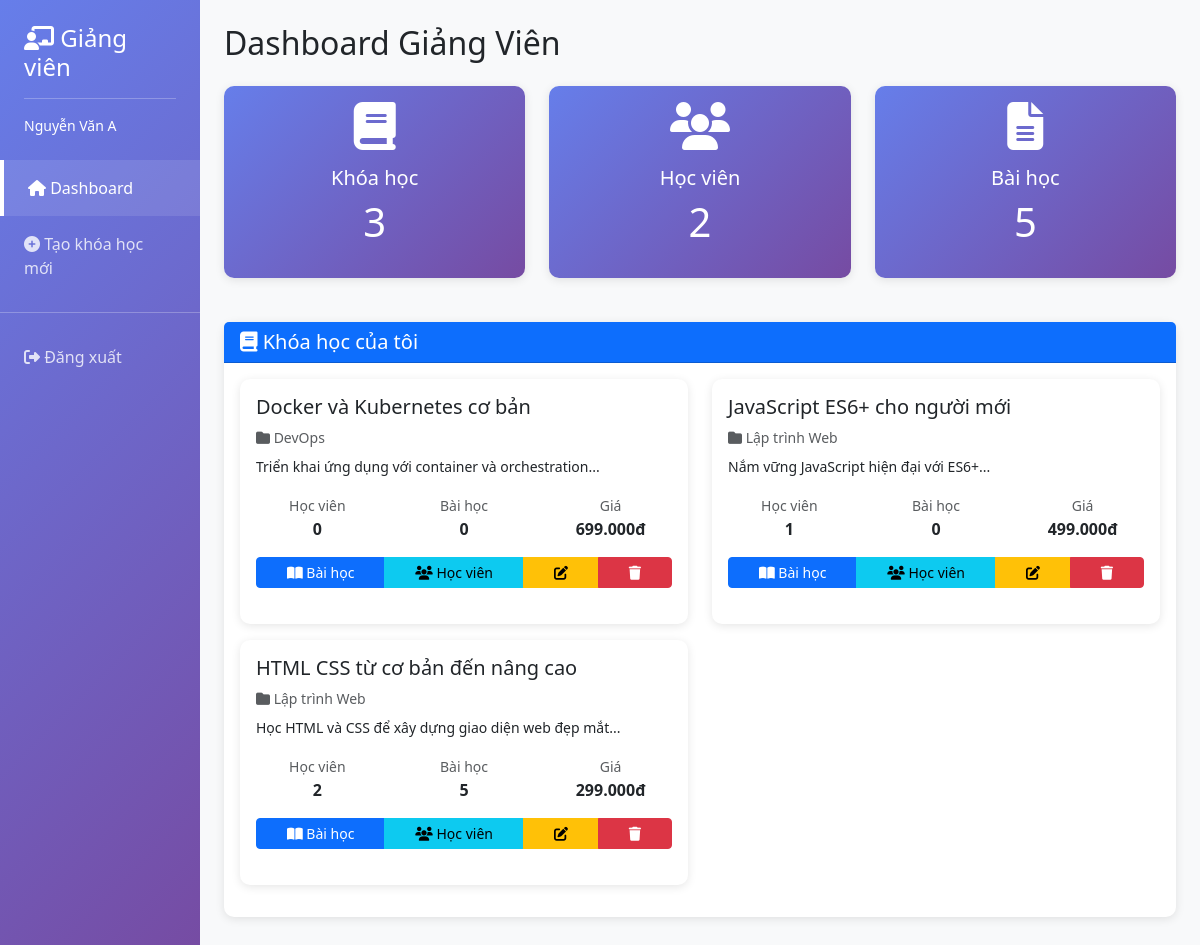
/controllers/TeacherController.php (signed in), run on the app's committed database.
### tables this page shows
CREATE TABLE courses
    (
        id             INT PRIMARY KEY AUTO_INCREMENT,
        title          VARCHAR(255) NOT NULL,
        description    TEXT,
        instructor_id  INT          NOT NULL,
        category_id    INT          NOT NULL,
        price          DECIMAL(10, 2) DEFAULT 0.00,
        duration_weeks INT,
        level          VARCHAR(50),
        image VARCHAR(255),
        created_at     DATETIME       DEFAULT CURRENT_TIMESTAMP,
        updated_at     DATETIME       DEFAULT CURRENT_TIMESTAMP ON UPDATE CURRENT_TIMESTAMP,
        FOREIGN KEY (instructor_id) REFERENCES users (id) ON DELETE CASCADE,
        FOREIGN KEY (category_id) REFERENCES categories (id) ON DELETE CASCADE
    );

CREATE TABLE categories
    (
        id          INT PRIMARY KEY AUTO_INCREMENT,
        name        VARCHAR(255) NOT NULL,
        description TEXT,
        created_at  DATETIME DEFAULT CURRENT_TIMESTAMP
    );

### views/teacher/dashboard.php (the view, shortened to what this page needs)
<!DOCTYPE html>
<html lang="vi">
<head>
    <link href="https://cdn.jsdelivr.net/npm/bootstrap@5.3.0/dist/css/bootstrap.min.css" rel="stylesheet">
    <link href="https://cdnjs.cloudflare.com/ajax/libs/font-awesome/6.4.0/css/all.min.css" rel="stylesheet">
</head>
<body>
<div class="container-fluid">
    <div class="row">
        <div class="col-md-2 sidebar p-0">
            <div class="p-4">
                <h4><i class="fas fa-chalkboard-teacher"></i> Giảng viên</h4>
                <hr class="bg-white">
                <p class="small mb-0"><?= htmlspecialchars($teacher_name) ?></p>
            </div>
            <nav class="nav flex-column">
                <a class="nav-link active" href="<?= BASE_URL ?>controllers/TeacherController.php">
                    <i class="fas fa-home"></i> Dashboard
                </a>
                <a class="nav-link" href="<?= BASE_URL ?>controllers/TeacherController.php?action=create_course">
                    <i class="fas fa-plus-circle"></i> Tạo khóa học mới
                </a>
                <hr class="bg-white">
                <a class="nav-link" href="<?= BASE_URL ?>">
                    <i class="fas fa-sign-out-alt"></i> Đăng xuất
                </a>
            </nav>
        </div>
        <div class="col-md-10 p-4">
            <h2 class="mb-4">Dashboard Giảng Viên</h2>
            <div class="row mb-4">
                <div class="col-md-4">
                    <div class="card stat-card">
                        <div class="card-body text-center">
                            <i class="fas fa-book fa-3x mb-3"></i>
                            <h5>Khóa học</h5>
                            <p class="display-4"><?= $stats['total_courses'] ?? 0 ?></p>
                        </div>
                    </div>
                </div>
                <div class="col-md-4">
                    <div class="card stat-card">
                        <div class="card-body text-center">
                            <i class="fas fa-users fa-3x mb-3"></i>
                            <h5>Học viên</h5>
                            <p class="display-4"><?= $stats['total_students'] ?? 0 ?></p>
                        </div>
                    </div>
                </div>
                <div class="col-md-4">
                    <div class="card stat-card">
                        <div class="card-body text-center">
                            <i class="fas fa-file-alt fa-3x mb-3"></i>
                            <h5>Bài học</h5>
                            <p class="display-4"><?= $stats['total_lessons'] ?? 0 ?></p>
                        </div>
                    </div>
                </div>
            </div>
            <div class="card">
                <div class="card-header bg-primary text-white">
                    <h5 class="mb-0"><i class="fas fa-book"></i> Khóa học của tôi</h5>
                </div>
                <div class="card-body">
                    <?php if (empty($my_courses)): ?>
                        <div class="text-center py-5">
                            <i class="fas fa-inbox fa-4x text-muted mb-3"></i>
                            <p class="text-muted">Bạn chưa có khóa học nào. Hãy tạo khóa học đầu tiên!</p>
                            <a href="<?= BASE_URL ?>controllers/TeacherController.php?action=create_course" class="btn btn-primary">
                                <i class="fas fa-plus"></i> Tạo khóa học mới
                            </a>
                        </div>
                    <?php else: ?>
                        <div class="row">
                            <?php foreach ($my_courses as $course): ?>
                            <div class="col-md-6 mb-3">
                                <div class="card course-card h-100">
                                    <div class="card-body">
                                        <h5 class="card-title"><?= htmlspecialchars($course['title']) ?></h5>
                                        <p class="text-muted small mb-2">
                                            <i class="fas fa-folder"></i> <?= htmlspecialchars($course['category_name']) ?>
                                        </p>
                                        <p class="card-text small"><?= substr(htmlspecialchars($course['description']), 0, 100) ?>...</p>
                                        <div class="row text-center mb-3">
                                            <div class="col-4">
                                                <small class="text-muted">Học viên</small>
                                                <p class="mb-0 fw-bold"><?= $course['student_count'] ?></p>
                                            </div>
                                            <div class="col-4">
                                                <small class="text-muted">Bài học</small>
                                                <p class="mb-0 fw-bold"><?= $course['lesson_count'] ?></p>
                                            </div>
                                            <div class="col-4">
                                                <small class="text-muted">Giá</small>
                                                <p class="mb-0 fw-bold"><?= number_format($course['price'], 0, ',', '.') ?>đ</p>
                                            </div>
                                        </div>
                                        <div class="btn-group w-100" role="group">
                                            <a href="<?= BASE_URL ?>controllers/TeacherController.php?action=manage_lessons&course_id=<?= $course['id'] ?>"
                                               class="btn btn-sm btn-primary">
                                                <i class="fas fa-book-open"></i> Bài học
                                            </a>
                                            <a href="<?= BASE_URL ?>controllers/TeacherController.php?action=view_students&course_id=<?= $course['id'] ?>"
                                               class="btn btn-sm btn-info">
                                                <i class="fas fa-users"></i> Học viên
                                            </a>
                                            <a href="<?= BASE_URL ?>controllers/TeacherController.php?action=edit_course&id=<?= $course['id'] ?>"
                                               class="btn btn-sm btn-warning">
                                                <i class="fas fa-edit"></i>
                                            </a>
                                            <button onclick="deleteCourse(<?= $course['id'] ?>)" class="btn btn-sm btn-danger">
                                                <i class="fas fa-trash"></i>
                                            </button>
                                        </div>
                                    </div>
                                </div>
                            </div>
                            <?php endforeach; ?>
                        </div>
                    <?php endif; ?>
                </div>
            </div>
        </div>
    </div>
</div>
</body>
</html>

### views/teacher/dashboard.php (style rules this page uses)
body { background-color: #f8f9fa; }
.sidebar { min-height: 100vh; background: linear-gradient(135deg, #667eea 0%, #764ba2 100%); color: white; }
.sidebar .nav-link { color: rgba(255, 255, 255, 0.8); padding: 1rem 1.5rem; transition: all 0.3s; }
.sidebar .nav-link:hover, .sidebar .nav-link.active { color: white; background-color: rgba(255, 255, 255, 0.1); border-left: 4px solid white; }
.card { border: none; border-radius: 10px; box-shadow: 0 2px 10px rgba(0, 0, 0, 0.1); margin-bottom: 20px; }
.stat-card { background: linear-gradient(135deg, #667eea 0%, #764ba2 100%); color: white; }
.stat-card .display-4 { font-size: 2.5rem; }
.course-card { transition: transform 0.3s; }

### data on the page
courses: title "Docker và Kubernetes cơ bản", category.name "DevOps", description "Triển khai ứng dụng với container và orchestration", student_count "0", lesson_count "0", price "699.000"
courses: title "JavaScript ES6+ cho người mới", category.name "Lập trình Web", description "Nắm vững JavaScript hiện đại với ES6+", student_count "1", lesson_count "0", price "499.000"
courses: title "HTML CSS từ cơ bản đến nâng cao", category.name "Lập trình Web", description "Học HTML và CSS để xây dựng giao diện web đẹp mắt", student_count "2", lesson_count "5", price "299.000"

### other printed values
$teacher_name "Nguyễn Văn A"
$stats['total_courses'] "3"
$stats['total_students'] "2"
$stats['total_lessons'] "5"
